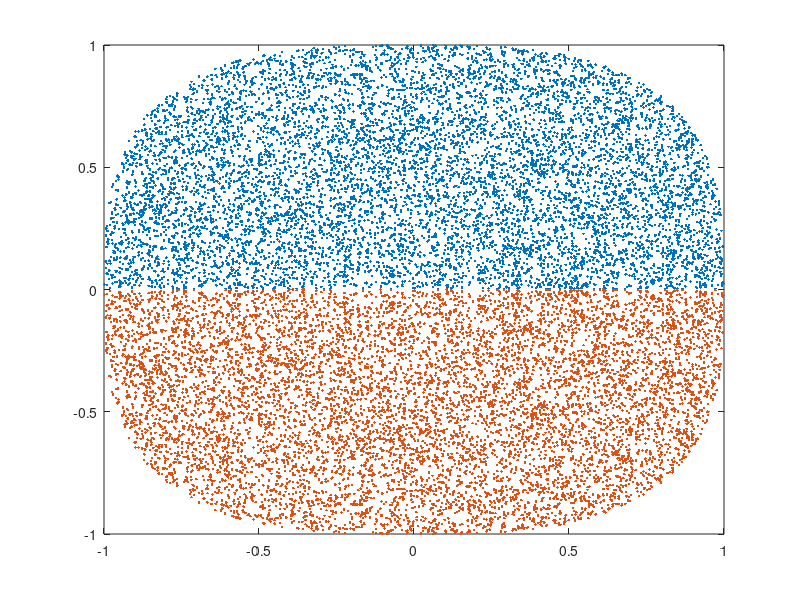

This chart was generated by the following MATLAB code:
%Showing sphere in pd dimensions p[0.5, 1, 2, 3]
clc
clear all

p=3;

N = 10^4;

x = [rand(N,1)*2-1 rand(N,1)];
x(((abs(x(:,1).^p)+abs(x(:,2).^p)).^(1/p))>1,:)=[];
plot(x(:,1),x(:,2),'.');
hold on;
plot(x(:,1),-x(:,2),'.');